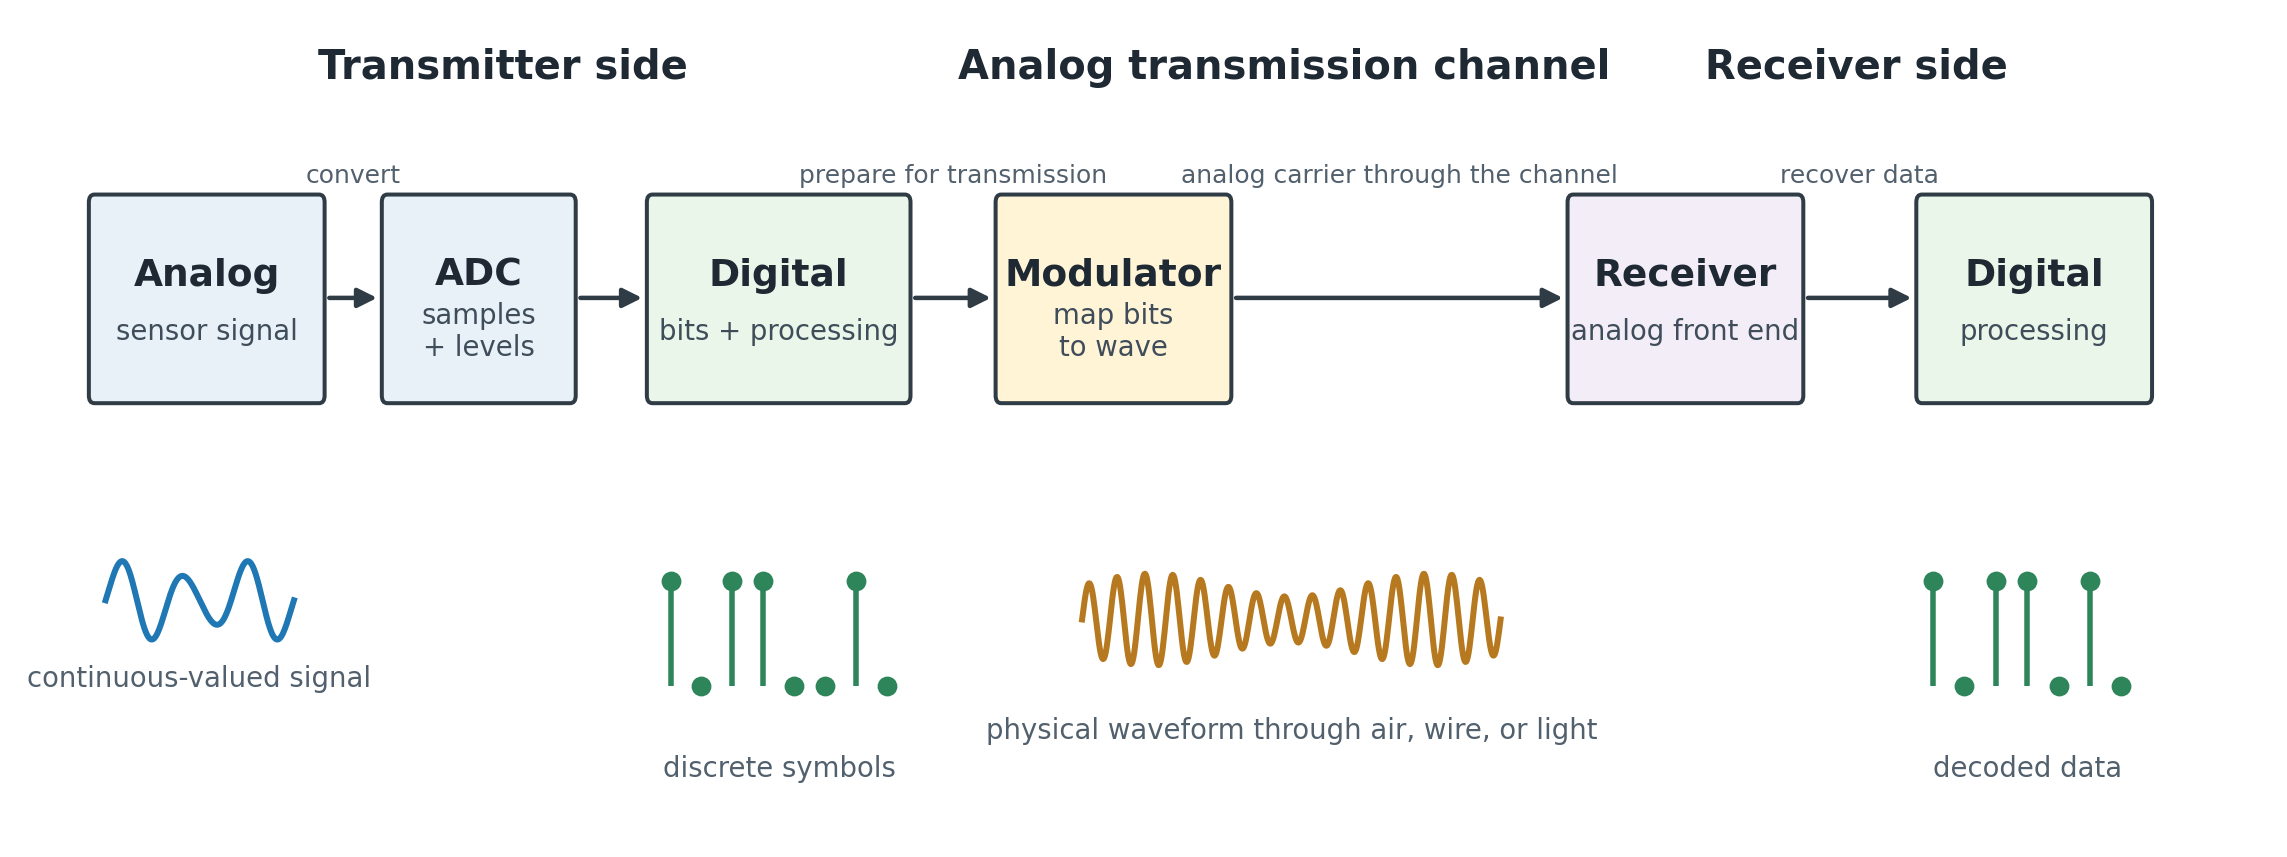

Python code for this plot:
import os
import tempfile

import numpy as np

os.environ.setdefault("MPLCONFIGDIR", os.path.join(tempfile.gettempdir(), "matplotlib"))

import matplotlib

matplotlib.use("Agg")

import matplotlib.pyplot as plt
from matplotlib.patches import FancyArrowPatch, FancyBboxPatch


OUTPUT = ".admin/notebooks/picture/analog_digital_transmission_chain.png"


def add_box(ax, xy, width, height, title, subtitle, facecolor):
    x, y = xy
    box = FancyBboxPatch(
        (x, y),
        width,
        height,
        boxstyle="round,pad=0.02,rounding_size=0.04",
        linewidth=1.6,
        edgecolor="#2f3b45",
        facecolor=facecolor,
    )
    ax.add_patch(box)
    ax.text(
        x + width / 2,
        y + height * 0.62,
        title,
        ha="center",
        va="center",
        fontsize=15,
        fontweight="bold",
        color="#1f2933",
    )
    ax.text(
        x + width / 2,
        y + height * 0.34,
        subtitle,
        ha="center",
        va="center",
        fontsize=11,
        color="#3f4d5a",
    )


def add_arrow(ax, start, end, label=None):
    arrow = FancyArrowPatch(
        start,
        end,
        arrowstyle="-|>",
        mutation_scale=16,
        linewidth=1.8,
        color="#2f3b45",
        shrinkA=3,
        shrinkB=3,
    )
    ax.add_patch(arrow)
    if label:
        ax.text(
            (start[0] + end[0]) / 2,
            start[1] + 0.58,
            label,
            ha="center",
            va="bottom",
            fontsize=10,
            color="#52606d",
        )


def add_wave(ax, x0, x1, y, amp=0.13, cycles=8, color="#1f78b4"):
    x = np.linspace(x0, x1, 500)
    phase = np.linspace(0, cycles * 2 * np.pi, x.size)
    envelope = 0.75 + 0.25 * np.sin(np.linspace(0, 3 * np.pi, x.size))
    ax.plot(x, y + amp * envelope * np.sin(phase), color=color, linewidth=2.4)


def main():
    fig, ax = plt.subplots(figsize=(16, 5.8))
    fig.patch.set_alpha(0)
    ax.set_facecolor("white")
    ax.set_xlim(0, 16)
    ax.set_ylim(1.15, 5.35)
    ax.axis("off")

    tx_color = "#e8f1f8"
    digital_color = "#eaf6ea"
    carrier_color = "#fff4d6"
    rx_color = "#f3edf7"

    add_box(ax, (0.45, 3.4), 1.65, 1.05, "Analog", "sensor signal", tx_color)
    add_box(ax, (2.55, 3.4), 1.35, 1.05, "ADC", "samples\n+ levels", tx_color)
    add_box(ax, (4.45, 3.4), 1.85, 1.05, "Digital", "bits + processing", digital_color)
    add_box(ax, (6.95, 3.4), 1.65, 1.05, "Modulator", "map bits\nto wave", carrier_color)
    add_box(ax, (11.05, 3.4), 1.65, 1.05, "Receiver", "analog front end", rx_color)
    add_box(ax, (13.55, 3.4), 1.65, 1.05, "Digital", "processing", digital_color)

    add_arrow(ax, (2.1, 3.93), (2.55, 3.93), "convert")
    add_arrow(ax, (3.9, 3.93), (4.45, 3.93))
    add_arrow(ax, (6.3, 3.93), (6.95, 3.93), "prepare for transmission")
    add_arrow(ax, (8.6, 3.93), (11.05, 3.93), "analog carrier through the channel")
    add_arrow(ax, (12.7, 3.93), (13.55, 3.93), "recover data")

    add_wave(ax, 0.55, 1.9, 2.35, amp=0.22, cycles=3)
    ax.text(1.22, 1.9, "continuous-valued signal", ha="center", fontsize=11, color="#52606d")

    bit_x = np.linspace(4.6, 6.15, 8)
    bits = np.array([1, 0, 1, 1, 0, 0, 1, 0])
    ax.vlines(bit_x, 1.9, 1.9 + bits * 0.55, color="#2f855a", linewidth=2.2)
    ax.scatter(bit_x, 1.9 + bits * 0.55, s=48, color="#2f855a", zorder=3)
    ax.text(5.38, 1.43, "discrete symbols", ha="center", fontsize=11, color="#52606d")

    add_wave(ax, 7.55, 10.55, 2.25, amp=0.24, cycles=15, color="#b7791f")
    ax.text(
        9.05,
        1.63,
        "physical waveform through air, wire, or light",
        ha="center",
        fontsize=11,
        color="#52606d",
    )

    bit_x_rx = np.linspace(13.65, 15.0, 7)
    bits_rx = np.array([1, 0, 1, 1, 0, 1, 0])
    ax.vlines(bit_x_rx, 1.9, 1.9 + bits_rx * 0.55, color="#2f855a", linewidth=2.2)
    ax.scatter(bit_x_rx, 1.9 + bits_rx * 0.55, s=48, color="#2f855a", zorder=3)
    ax.text(14.33, 1.43, "decoded data", ha="center", fontsize=11, color="#52606d")

    ax.text(3.4, 5.08, "Transmitter side", ha="center", fontsize=16, fontweight="bold", color="#1f2933")
    ax.text(9.0, 5.08, "Analog transmission channel", ha="center", fontsize=16, fontweight="bold", color="#1f2933")
    ax.text(13.1, 5.08, "Receiver side", ha="center", fontsize=16, fontweight="bold", color="#1f2933")

    fig.savefig(
        OUTPUT,
        format="png",
        dpi=180,
        transparent=False,
        facecolor=(1, 1, 1, 0),
        edgecolor="none",
        bbox_inches="tight",
        pad_inches=0.15,
    )
    plt.close(fig)


if __name__ == "__main__":
    main()
